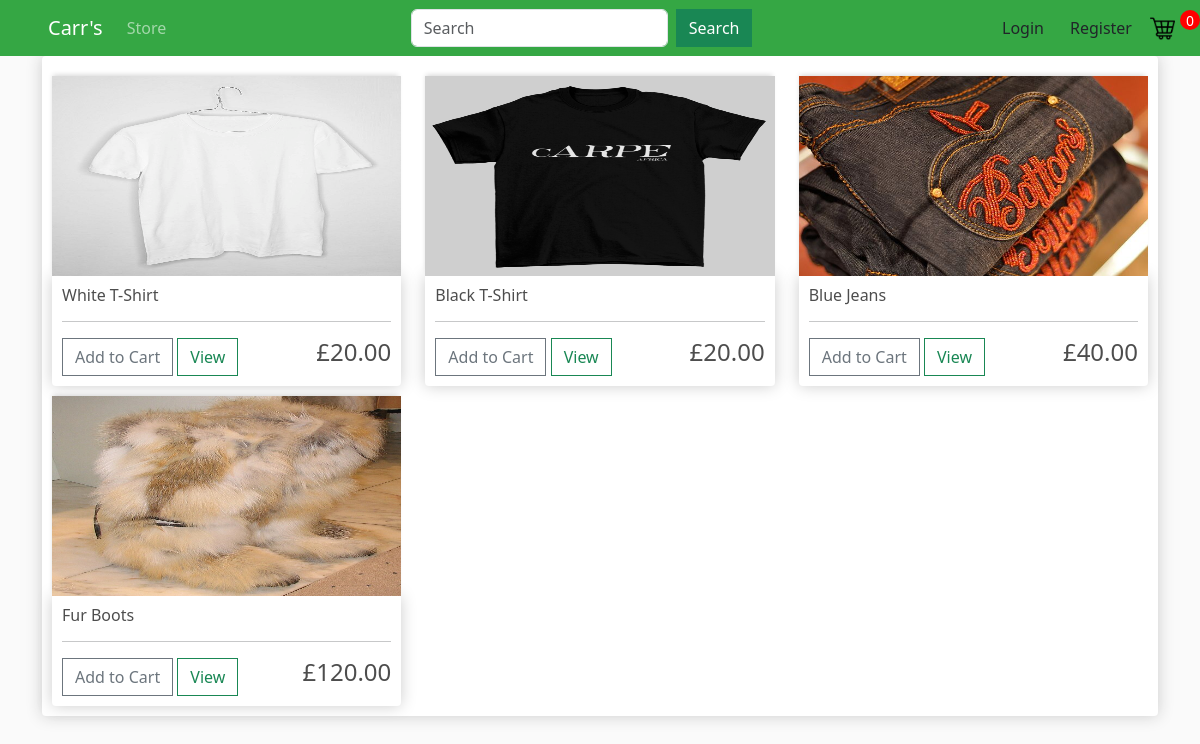
The app's page /search/ with its own data.
### store/models.py (models this page shows, shortened)
class Product(models.Model):
    name = models.CharField(max_length=100, null=True)
    description = models.CharField(max_length=300, null=True)
    price = models.FloatField()
    image = models.ImageField(null=True, blank=True)
    @property
    def imageURL(self):
        try:
            url=self.image.url
        except:
            url=''
        return url

### store/views.py (the view)
# urls.py: path('search/', views.search, name="search"),
def search(request):
    if request.user.is_authenticated:
        customer=request.user.customer
        order, created = Order.objects.get_or_create(customer=customer, completed=False)
        items = order.orderitem_set.all()
        cartItems = order.get_cart_items
    else:
        items = []
        order = {"get_cart_total": 0, "get_cart_items": 0}
        cartItems = order['get_cart_items']
    products = Product.objects.all()
    form = SearchForm(request.GET)
    results = []
    if form.is_valid():
        query = form.cleaned_data['query']
        results = Product.objects.filter(
            Q(name__icontains=query)
            )
    context = {'products':results, 'cartItems':cartItems, 'form': form, 'results': results}
    return render(request, 'store/search.html', context)

### store/forms.py
class SearchForm(forms.Form):
    query = forms.CharField(max_length=100, required=False, label='Search') #Defines searchbar query

### store/templates/store/search.html
{% extends 'store/main.html' %}
{% load static %}
{% load crispy_forms_tags%}
{% block content %}
<div class="box-element">
    <div class="row">
        {% if results %}
            {% for product in results %}
            <div class="col-lg-4">
                <img class="thumbnail" src="{{product.imageURL}}">
                <div class="box-element product">
                    <h6>{{product.name}}</h6>
                    <hr>
                <button data-product = {{product.id}} data-action="add" class="btn btn-outline-secondary add-btn update-cart">Add to Cart</button>
                <a class="btn btn-outline-success" href="{% url 'product' pk=product.pk %}">View</a>
                <h4 style="display: inline-block; float: right">£{{product.price|floatformat:2}}</h4>
                </div>
            </div>
            {% endfor %}
        {% else %}
        <div class="d-flex align-items-center ms-auto">
            <img class="no_results" src="{% static 'images/no_results.png' %}">
            <p>No results found.</p></div>
        <div>
        {% endif %}
    </div>
</div>
{% endblock content %}

### static/css/main.css (style rules this page uses)
body { background-color: hsl(0, 0%, 98%); }
h1,h2,h3,h4,h5,h6 { color:hsl(0, 0%, 30%); }
.box-element { box-shadow:hsl(0, 0%, 80%) 0 0 16px; background-color: #fff; border-radius: 4px; padding: 10px; }
.thumbnail { width: 100%; height: 200px; -webkit-box-shadow: -1px -3px 5px -2px rgba(214,214,214,1); -moz-box-shadow: -1px -3px 5px -2px rgba(214,214,214,1); box-shadow: -1px -3px 5px -2px rgba(214,214,214,1); }
.product { border-radius: 0 0 4px 4px; }
.col-lg-4, .col-lg-6, .col-lg-8, .col-lg-12 { margin-top: 10px; }
.btn { border-radius: 0; }

### records on screen
Product: imageURL (picture), name "White T-Shirt", price "20.00"
Product: imageURL (picture), name "Black T-Shirt", price "20.00"
Product: imageURL (picture), name "Blue Jeans", price "40.00"
Product: imageURL (picture), name "Fur Boots", price "120.00"

### other values on screen
{{ cartItems }} "0"
